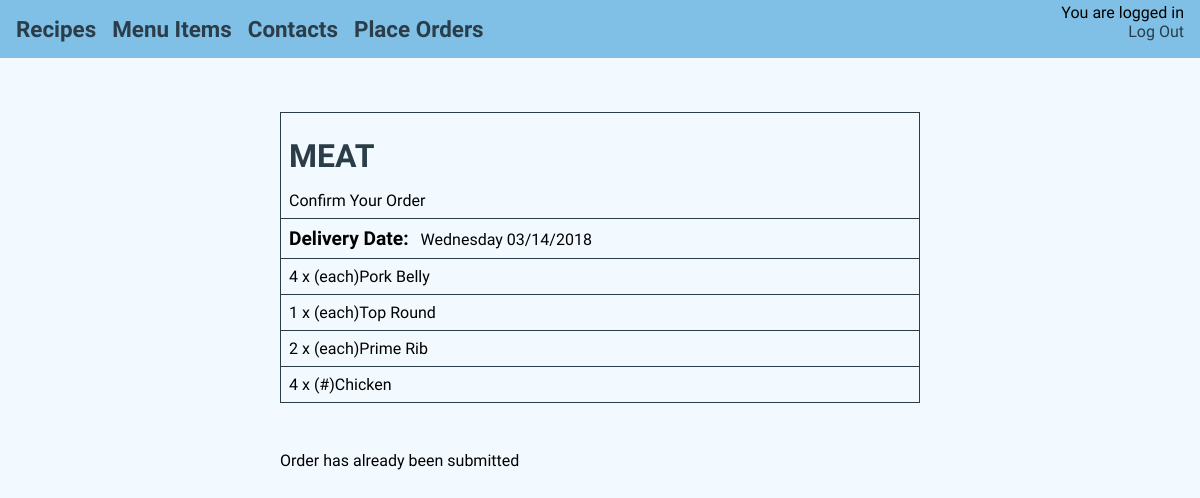
The app's page /manager/confirmorder/30 (signed in) with its own data.
### manager_guide/models.py (models this page shows, shortened)
class Order(models.Model):
	purveyor = models.CharField(choices=name_choices, max_length=100)
	order_date = models.DateField(auto_now=True)
	delivery_date = models.CharField(choices=get_date_choices(7), max_length=100)
	email_sent = models.BooleanField(default=False)

class OrderedItem(models.Model):
	order = models.ForeignKey('Order', on_delete=models.CASCADE,)
	item_name = models.CharField(max_length=100)
	unit = models.CharField(max_length=20)
	quantity = models.PositiveSmallIntegerField(null=True, blank=True)

### manager_guide/views.py (the view)
# urls.py: url(r'^manager/confirmorder/(?P<pk>\d+)$', views.confirmorder, name='confirmorder'),
@login_required
def confirmorder(request, pk):
	order = get_object_or_404(Order, pk=pk)
	ordereditems = OrderedItem.objects.filter(order=pk, quantity__gt = 0)
	return render(request, 'manager_guide/confirmorder.html',
							{'order':order,
							'ordereditems':ordereditems})

### manager_guide/templates/manager_guide/confirmorder.html (shortened to what this page needs)
{% extends 'manager_guide/base2.html' %}
{% block content %}
<div id="content_box">
	<div id="menu_tag">
		<table id="order_table">
			<tr>
				<td>
					<h1>{{ order.purveyor }}</h1>
					<p>Confirm Your Order</p>
				</td>
			</tr>
			<tr>
				<td><p><em class="embolden">Delivery Date:</em>
				{{ order.delivery_date }}</p></td>
			</tr>
			{% for item in ordereditems %}
			<tr>
				<td><p>{{ item.quantity }} x ({{item.unit}}){{ item.item_name }} </p></td>
			</tr>
			{% endfor %}
		</table>
		{% if order.email_sent %}
		<span class="form_control">
			<p>Order has already been submitted</p>
		</span>
		{% endif %}
	</div>
</div>
{% endblock %}

### manager_guide/static/manager_guide/css/style.css (style rules this page uses)
html, body, header, h1, h2, h3, h4, p, a, div, ul, li { margin: 0; padding: 0; display: block; }
span { display: block; margin: 0 auto; }
span p, span a { display: inline-block; }
table { display: table; }
table td { display: table-cell; vertical-align: top; }
body { background: #F3FAFF; }
h1 { font-family: "Source Sans Pro", sans-serif; color: #2A3D49; }
#content_box { display: flex; position: absolute; top: 0; bottom: 0; left: 0; right: 0; justify-content: center; z-index: -1; }
#content_box #menu_tag { width: 60%; margin-top: 10vh; margin-bottom: 5vh; text-align: left; align-self: flex-start; }
#content_box #menu_tag em { font-weight: 600; font-decoration: none; font-size: 1.2rem; margin-right: 0.5rem; }
#content_box h1, #content_box h2, #content_box h3, #content_box p { font-family: "Source Sans Pro", sans-serif; }
#content_box h1, #content_box p { margin: 1rem 0; }
#order_table { margin: 2rem auto; display: table; border-spacing: 0; border-collapse: collapse; width: 100%; max-width: 40rem; }
#order_table tr { margin: 0; }
#order_table td { border: 1px solid #2A3D49; padding: 0.5rem; margin: 0; }
#order_table p { margin: 0; }
span.form_control { width: 100%; max-width: 40rem; }
.embolden { font-style: normal; font-weight: bold; }

### records on screen
Order: purveyor "MEAT", delivery_date "Wednesday 03/14/2018"
OrderedItem: quantity "4", unit "each", item_name "Pork Belly"
OrderedItem: quantity "1", unit "each", item_name "Top Round"
OrderedItem: quantity "2", unit "each", item_name "Prime Rib"
OrderedItem: quantity "4", unit "#", item_name "Chicken"
